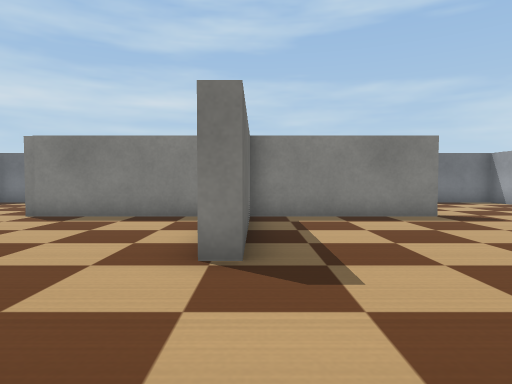
view 1 (above)

16 first-person views from a walk through a robot-simulator world made for Webots. The camera is 0.09 m above the floor, tilts 2° down and sees 75° across. The floor is counted in squares, 0.1 m on a side. Each view is taken from the middle of a square. On the plan, view 1 faces up. The plan holds only what a view shows up to about 12 squares ahead; the rest is blank. Robots are left out. Simple shapes and patterns stand in for the simulator's stock objects.

view 2
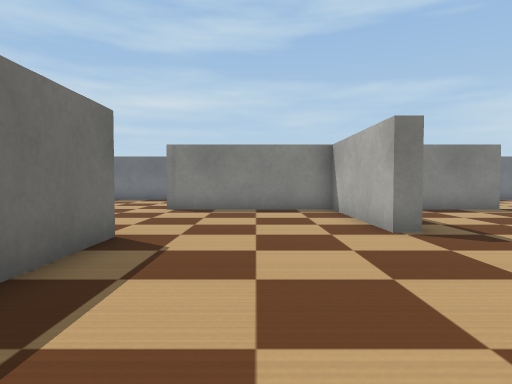

view 3
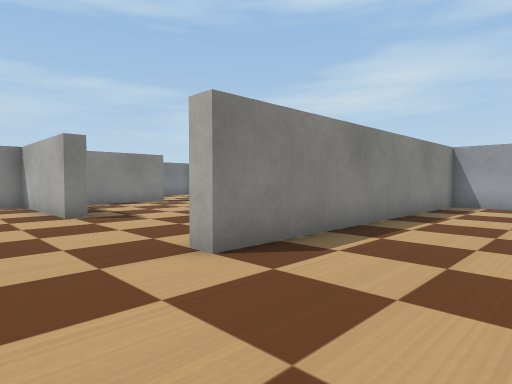

view 4
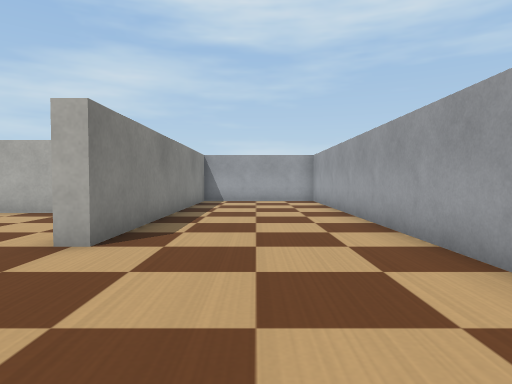

view 5
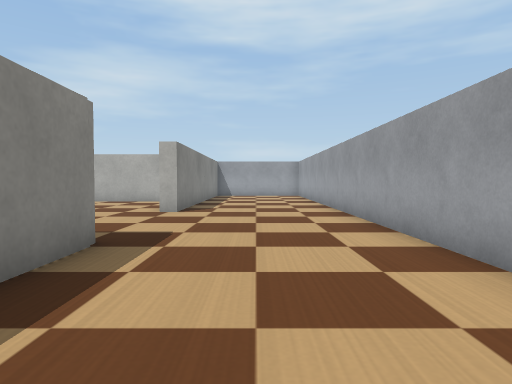

view 6
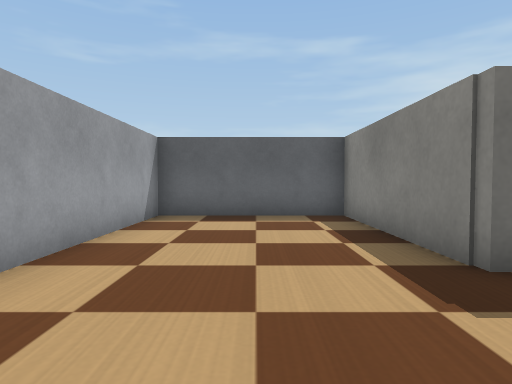

view 7
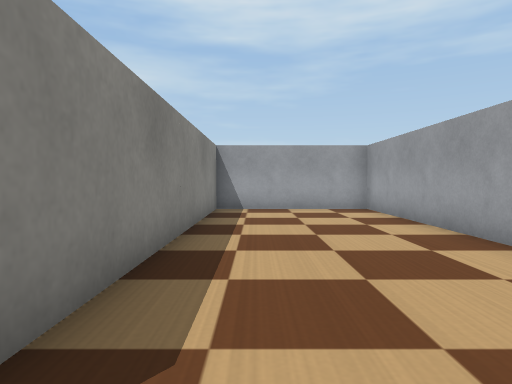

view 8
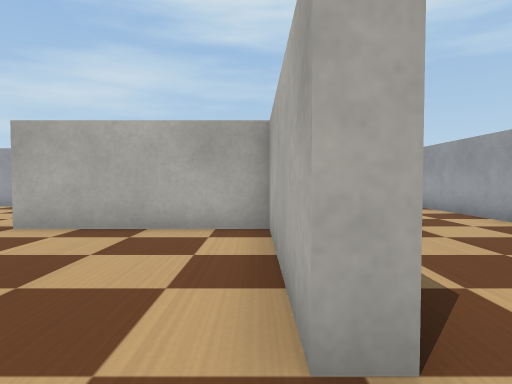

view 9
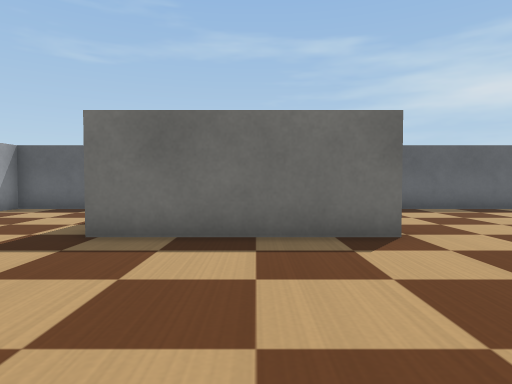

view 10
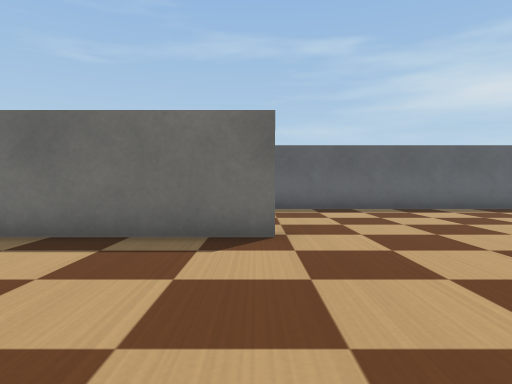

view 11
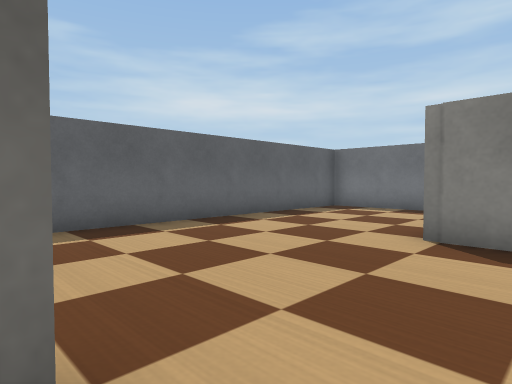

view 12
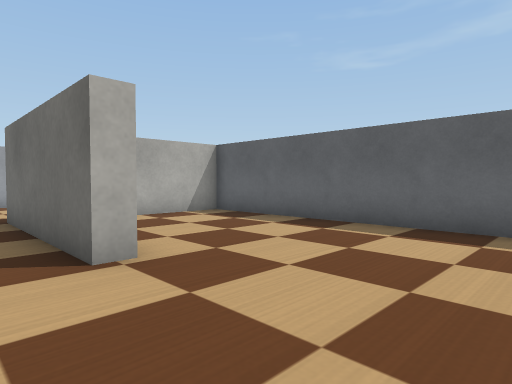

view 13
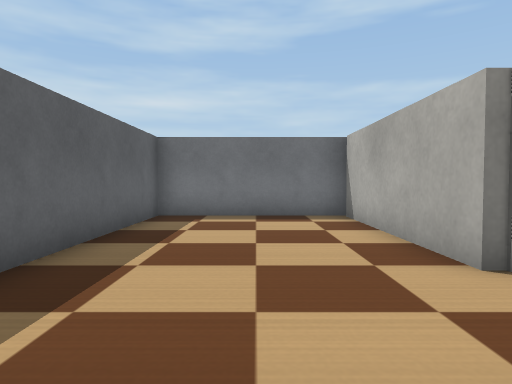

view 14
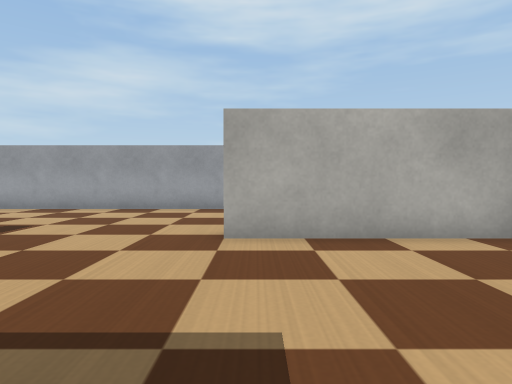

view 15
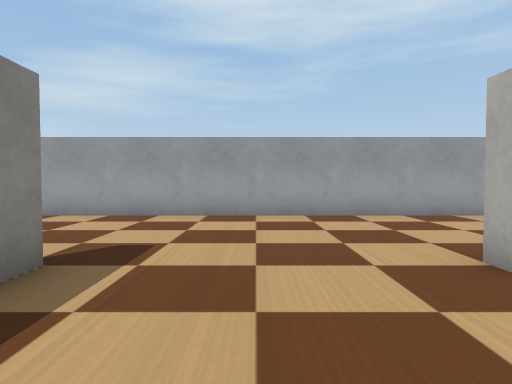

view 16
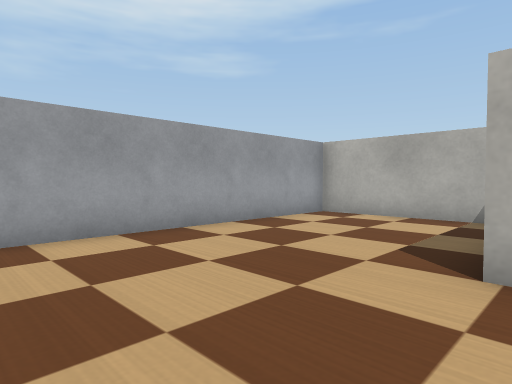

### Floor plan
Points are (right, up) in squares from view 1. A wall is a line through its corners. A room is listed if a view was taken in it or the views show most of it. See-through windows are left out.
Room 1 (views 1, 9, 10, 15, 16)
walls: (-0.1, 7.4) (-0.1, 3.7) (-0.5, 3.7); (4.6, 8.3) (-0.3, 8.3); (-0.5, -1.3) (4.1, -1.3) (4.1, 3.5) (4.8, 3.5)
ways out: opening at (0, 1.5) to room 3; opening at (4, 6) to room 5
Room 2 (views 2, 3, 4, 5, 6, 7, 8)
walls: (-5.2, -0.6) (-5.2, -1.8) (-10.5, -1.8) (-10.5, -6.5) (9.5, -6.5) (9.5, -1.8) (-0.5, -1.8) (-0.5, -1.3)
ways out: opening at (-2.5, -1) to room 3
Room 3 (views 11, 12, 14)
walls: (-5.2, 3.3) (-5.2, -0.6); (-0.5, 3.7) (-0.5, 8.3) (-5.7, 8.3)
ways out: opening at (0, 1.5) to room 1; opening at (-2.5, -1) to room 2; opening at (-5, 6) to room 4
Room 4 (view 13)
walls: (-5.7, 8.3) (-5.7, 13.5) (-10.5, 13.5) (-10.5, -1.3) (-7.9, -1.3); (-5.9, 3.3) (-5.2, 3.3)
ways out: opening at (-5, 6) to room 3
Room 5 (no view inside)
walls: (5.5, -1.3) (9.5, -1.3) (9.5, 9.5)
ways out: opening at (4, 6) to room 1; opening at (7, 9)

Positions as (right, up) in squares from view 1, and headings:
1: (0, 0), facing up
2: (-3, -2), facing up
3: (-3, -5), facing up-right
4: (-5, -4), facing right
5: (-10, -4), facing right
6: (-2, -4), facing left
7: (-1, -3), facing right
8: (-2, -1), facing right
9: (0, 1), facing left
10: (0, 3), facing left
11: (-4, 3), facing up-left
12: (-4, 7), facing down-left
13: (-8, 5), facing up
14: (-1, 3), facing right
15: (1, 6), facing right
16: (4, 7), facing down-right
